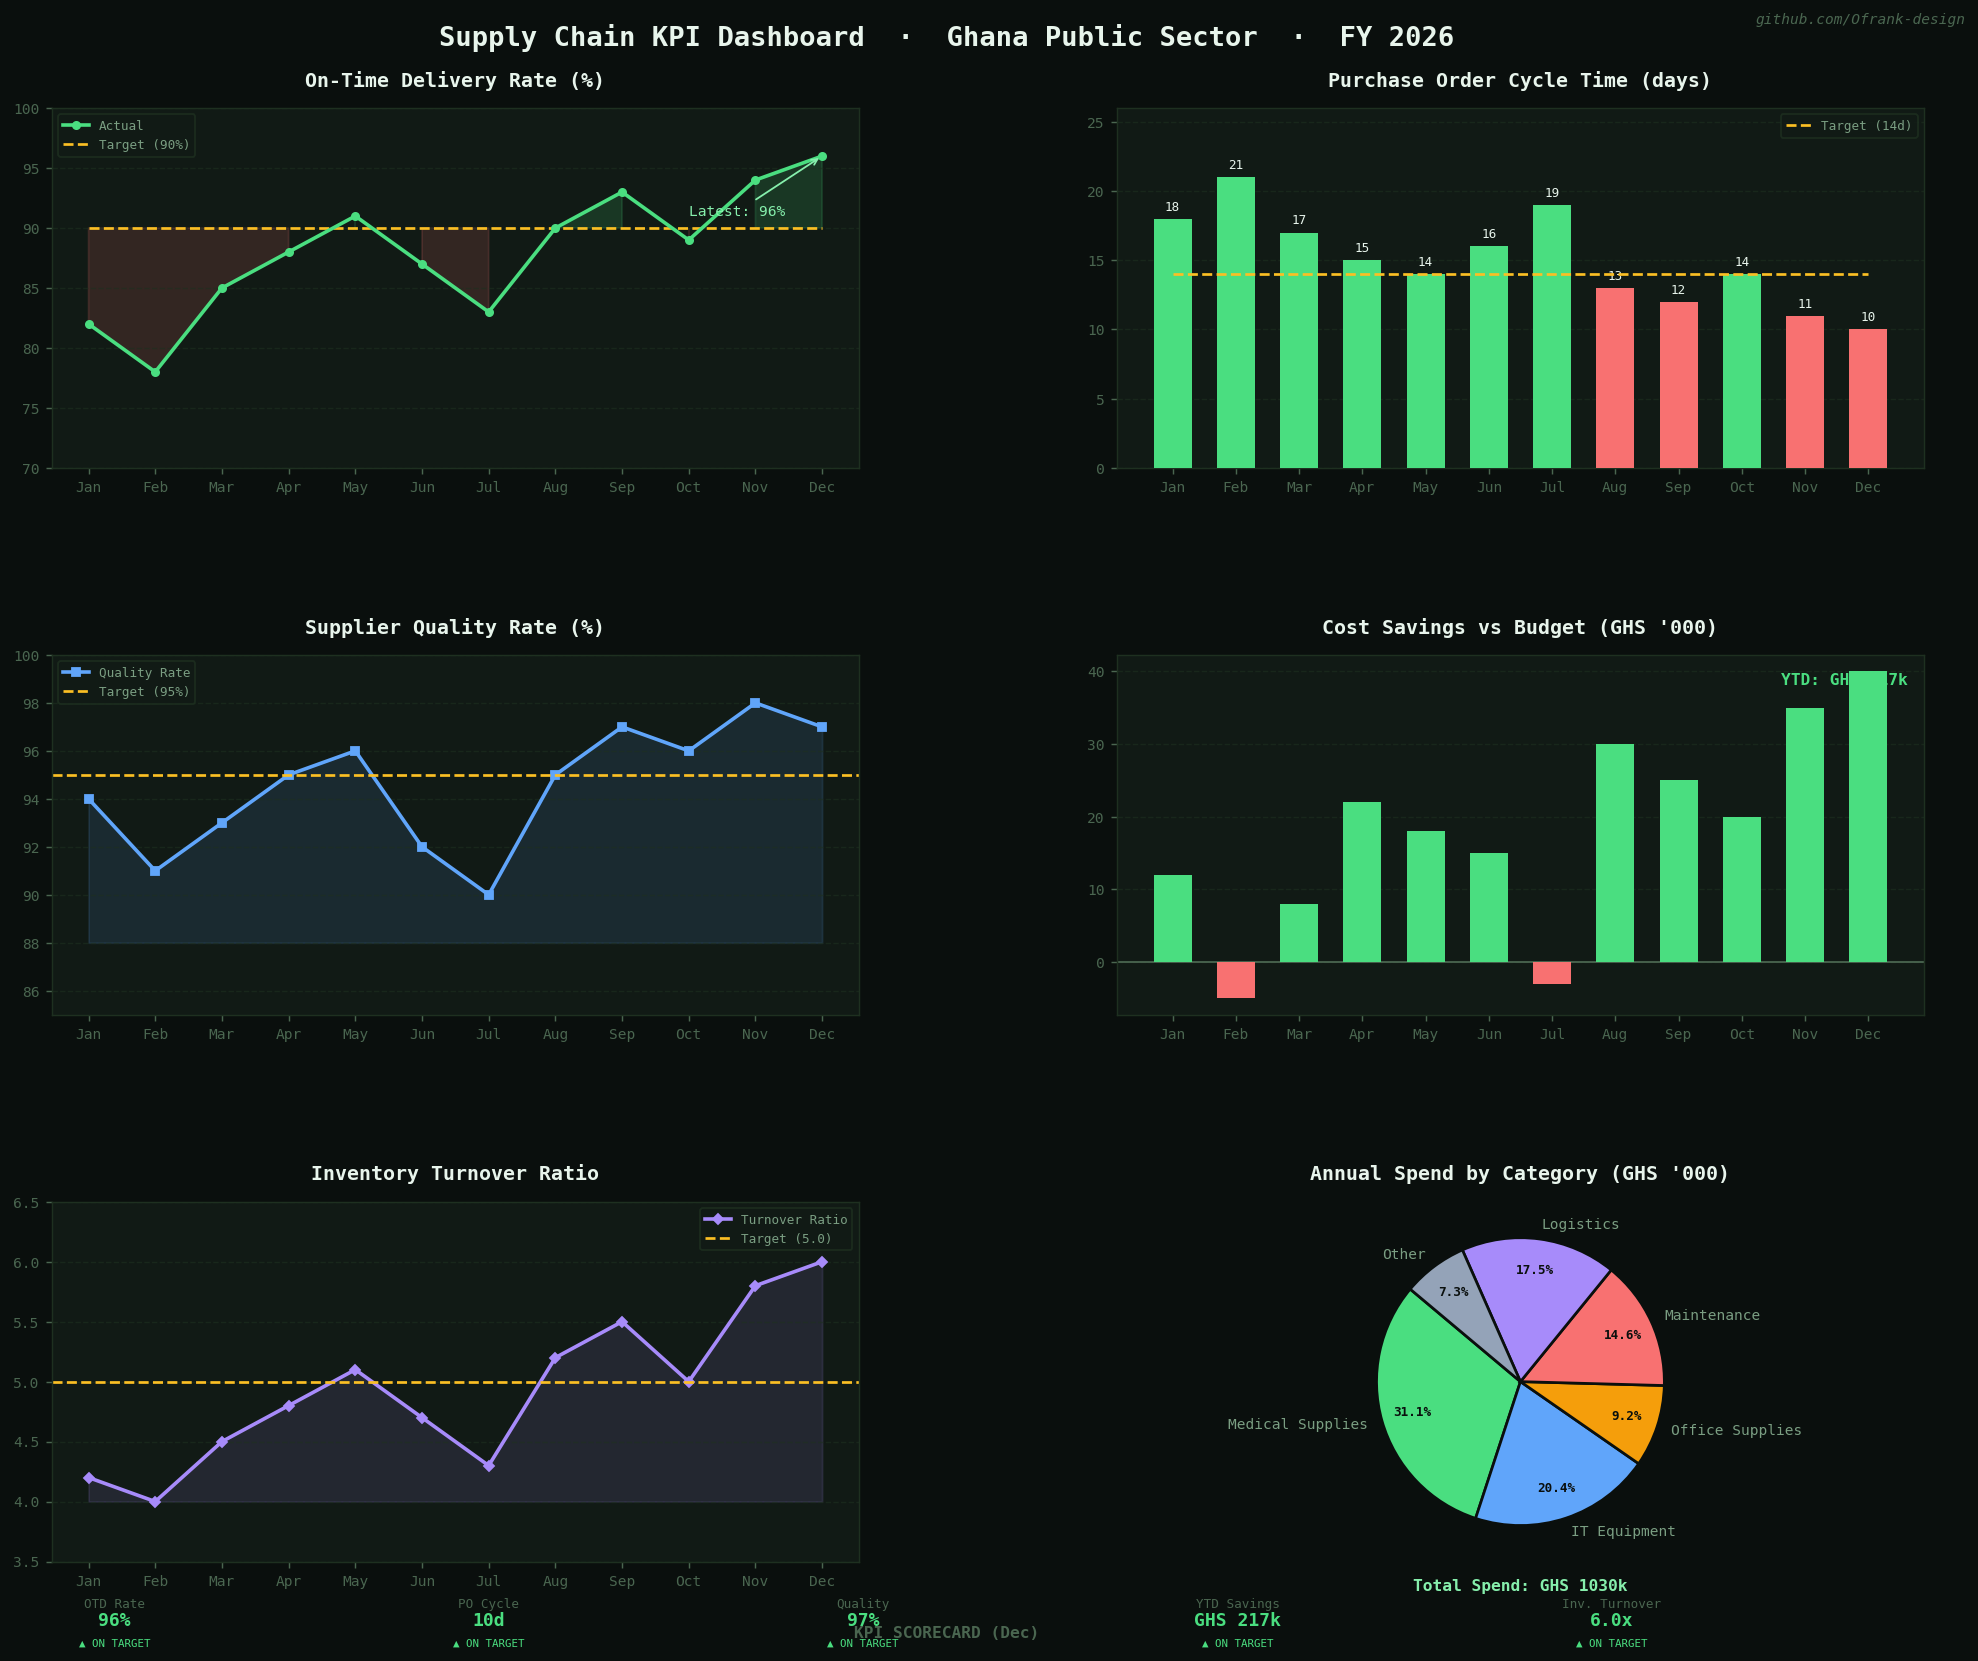

Generate this figure with Python:
"""
Supply Chain KPI Dashboard
Author: Frank Oduro — KSTU BSc Procurement & Supply Chain Management
Description: Visualises key supply chain KPIs using Python + matplotlib
             Sample data represents a typical Ghana public sector supply chain
"""

import matplotlib.pyplot as plt
import matplotlib.patches as mpatches
import numpy as np

# ─────────────────────────────────────────────
#  SAMPLE DATA  (replace with real CSV data)
# ─────────────────────────────────────────────

months = ["Jan", "Feb", "Mar", "Apr", "May", "Jun",
          "Jul", "Aug", "Sep", "Oct", "Nov", "Dec"]

# 1. On-Time Delivery Rate (%)
otd = [82, 78, 85, 88, 91, 87, 83, 90, 93, 89, 94, 96]
otd_target = [90] * 12

# 2. Purchase Order Cycle Time (days)
po_cycle = [18, 21, 17, 15, 14, 16, 19, 13, 12, 14, 11, 10]
po_target = [14] * 12

# 3. Supplier Quality Rate (%)
quality = [94, 91, 93, 95, 96, 92, 90, 95, 97, 96, 98, 97]

# 4. Cost Savings vs Budget (GHS '000)
savings = [12, -5, 8, 22, 18, 15, -3, 30, 25, 20, 35, 40]

# 5. Inventory Turnover Ratio
inv_turnover = [4.2, 4.0, 4.5, 4.8, 5.1, 4.7, 4.3, 5.2, 5.5, 5.0, 5.8, 6.0]

# 6. Spend by Category (GHS '000) — Pie chart
categories    = ["Medical Supplies", "IT Equipment", "Office Supplies",
                 "Maintenance", "Logistics", "Other"]
spend_values  = [320, 210, 95, 150, 180, 75]
colors_pie    = ["#4ade80", "#60a5fa", "#f59e0b", "#f87171", "#a78bfa", "#94a3b8"]

# ─────────────────────────────────────────────
#  STYLING
# ─────────────────────────────────────────────

plt.rcParams.update({
    "figure.facecolor":  "#0a0f0d",
    "axes.facecolor":    "#111a15",
    "axes.edgecolor":    "#1e3020",
    "axes.labelcolor":   "#7a9e82",
    "axes.titlecolor":   "#e8f5ec",
    "axes.titlesize":    11,
    "axes.titleweight":  "bold",
    "axes.titlepad":     12,
    "xtick.color":       "#4a6650",
    "ytick.color":       "#4a6650",
    "xtick.labelsize":   8,
    "ytick.labelsize":   8,
    "grid.color":        "#1e3020",
    "grid.linestyle":    "--",
    "grid.alpha":        0.6,
    "text.color":        "#e8f5ec",
    "font.family":       "monospace",
    "figure.dpi":        130,
})

ACCENT   = "#4ade80"
ACCENT2  = "#86efac"
RED      = "#f87171"
YELLOW   = "#fbbf24"
BLUE     = "#60a5fa"
PURPLE   = "#a78bfa"
DIM      = "#4a6650"

# ─────────────────────────────────────────────
#  FIGURE LAYOUT  (3 rows × 2 cols)
# ─────────────────────────────────────────────

fig = plt.figure(figsize=(16, 13))
fig.suptitle(
    "Supply Chain KPI Dashboard  ·  Ghana Public Sector  ·  FY 2026",
    fontsize=15, fontweight="bold", color="#e8f5ec", y=0.97
)
fig.text(0.99, 0.97, "github.com/Ofrank-design", ha="right",
         fontsize=8, color=DIM, style="italic")

gs = fig.add_gridspec(3, 2, hspace=0.52, wspace=0.32,
                      left=0.07, right=0.97, top=0.92, bottom=0.06)

ax1 = fig.add_subplot(gs[0, 0])
ax2 = fig.add_subplot(gs[0, 1])
ax3 = fig.add_subplot(gs[1, 0])
ax4 = fig.add_subplot(gs[1, 1])
ax5 = fig.add_subplot(gs[2, 0])
ax6 = fig.add_subplot(gs[2, 1])

x = np.arange(len(months))

# ── helper: colour bars by vs-target ──────────
def bar_colors(values, target):
    return [ACCENT if v >= target[0] else RED for v in values]

# ─────────────────────────────────────────────
#  CHART 1 — On-Time Delivery Rate
# ─────────────────────────────────────────────
ax1.plot(x, otd, color=ACCENT, linewidth=2, marker="o",
         markersize=4, label="Actual", zorder=3)
ax1.plot(x, otd_target, color=YELLOW, linewidth=1.5,
         linestyle="--", label="Target (90%)", zorder=2)
ax1.fill_between(x, otd, otd_target,
                 where=[v >= t for v, t in zip(otd, otd_target)],
                 alpha=0.15, color=ACCENT)
ax1.fill_between(x, otd, otd_target,
                 where=[v < t for v, t in zip(otd, otd_target)],
                 alpha=0.15, color=RED)
ax1.set_title("On-Time Delivery Rate (%)")
ax1.set_xticks(x); ax1.set_xticklabels(months)
ax1.set_ylim(70, 100)
ax1.legend(fontsize=7, facecolor="#111a15", edgecolor="#1e3020",
           labelcolor="#7a9e82")
ax1.grid(True, axis="y")
ax1.annotate(f"Latest: {otd[-1]}%", xy=(11, otd[-1]),
             xytext=(9, otd[-1]-5), color=ACCENT2, fontsize=8,
             arrowprops=dict(arrowstyle="->", color=ACCENT2, lw=1))

# ─────────────────────────────────────────────
#  CHART 2 — PO Cycle Time
# ─────────────────────────────────────────────
bar_c = bar_colors(po_cycle, po_target)
bars = ax2.bar(x, po_cycle, color=bar_c, width=0.6, zorder=3)
ax2.plot(x, po_target, color=YELLOW, linewidth=1.5,
         linestyle="--", label="Target (14d)", zorder=4)
ax2.set_title("Purchase Order Cycle Time (days)")
ax2.set_xticks(x); ax2.set_xticklabels(months)
ax2.set_ylim(0, 26)
ax2.legend(fontsize=7, facecolor="#111a15", edgecolor="#1e3020",
           labelcolor="#7a9e82")
ax2.grid(True, axis="y")
for bar, val in zip(bars, po_cycle):
    ax2.text(bar.get_x() + bar.get_width()/2, bar.get_height() + 0.4,
             str(val), ha="center", va="bottom", fontsize=7,
             color="#e8f5ec")

# ─────────────────────────────────────────────
#  CHART 3 — Supplier Quality Rate
# ─────────────────────────────────────────────
ax3.plot(x, quality, color=BLUE, linewidth=2, marker="s",
         markersize=4, label="Quality Rate")
ax3.fill_between(x, quality, 88, alpha=0.12, color=BLUE)
ax3.axhline(95, color=YELLOW, linestyle="--", linewidth=1.5,
            label="Target (95%)")
ax3.set_title("Supplier Quality Rate (%)")
ax3.set_xticks(x); ax3.set_xticklabels(months)
ax3.set_ylim(85, 100)
ax3.legend(fontsize=7, facecolor="#111a15", edgecolor="#1e3020",
           labelcolor="#7a9e82")
ax3.grid(True, axis="y")

# ─────────────────────────────────────────────
#  CHART 4 — Cost Savings vs Budget
# ─────────────────────────────────────────────
colors_savings = [ACCENT if v >= 0 else RED for v in savings]
bars4 = ax4.bar(x, savings, color=colors_savings, width=0.6, zorder=3)
ax4.axhline(0, color=DIM, linewidth=1)
ax4.set_title("Cost Savings vs Budget (GHS '000)")
ax4.set_xticks(x); ax4.set_xticklabels(months)
ax4.grid(True, axis="y")
total_savings = sum(savings)
ax4.text(0.98, 0.95, f"YTD: GHS {total_savings}k",
         transform=ax4.transAxes, ha="right", va="top",
         fontsize=9, color=ACCENT if total_savings >= 0 else RED,
         fontweight="bold")

# ─────────────────────────────────────────────
#  CHART 5 — Inventory Turnover
# ─────────────────────────────────────────────
ax5.plot(x, inv_turnover, color=PURPLE, linewidth=2,
         marker="D", markersize=4, label="Turnover Ratio")
ax5.fill_between(x, inv_turnover, 4.0, alpha=0.12, color=PURPLE)
ax5.axhline(5.0, color=YELLOW, linestyle="--", linewidth=1.5,
            label="Target (5.0)")
ax5.set_title("Inventory Turnover Ratio")
ax5.set_xticks(x); ax5.set_xticklabels(months)
ax5.set_ylim(3.5, 6.5)
ax5.legend(fontsize=7, facecolor="#111a15", edgecolor="#1e3020",
           labelcolor="#7a9e82")
ax5.grid(True, axis="y")

# ─────────────────────────────────────────────
#  CHART 6 — Spend by Category (Pie)
# ─────────────────────────────────────────────
wedges, texts, autotexts = ax6.pie(
    spend_values,
    labels=categories,
    colors=colors_pie,
    autopct="%1.1f%%",
    startangle=140,
    pctdistance=0.78,
    wedgeprops=dict(linewidth=1.5, edgecolor="#0a0f0d")
)
for t in texts:
    t.set_fontsize(8); t.set_color("#7a9e82")
for at in autotexts:
    at.set_fontsize(7); at.set_color("#0a0f0d"); at.set_fontweight("bold")
ax6.set_title("Annual Spend by Category (GHS '000)")
total_spend = sum(spend_values)
ax6.text(0, -1.45, f"Total Spend: GHS {total_spend}k",
         ha="center", fontsize=9, color=ACCENT2, fontweight="bold")

# ─────────────────────────────────────────────
#  SCORECARD ROW  (text annotations at bottom)
# ─────────────────────────────────────────────
scorecard = [
    ("OTD Rate",     f"{otd[-1]}%",        otd[-1] >= 90),
    ("PO Cycle",     f"{po_cycle[-1]}d",   po_cycle[-1] <= 14),
    ("Quality",      f"{quality[-1]}%",    quality[-1] >= 95),
    ("YTD Savings",  f"GHS {total_savings}k", total_savings >= 0),
    ("Inv. Turnover",f"{inv_turnover[-1]}x", inv_turnover[-1] >= 5.0),
]

fig.text(0.5, 0.015, "KPI SCORECARD (Dec)",
         ha="center", fontsize=9, color=DIM, fontweight="bold")
for i, (label, value, ok) in enumerate(scorecard):
    xpos = 0.1 + i * 0.18
    color = ACCENT if ok else RED
    status = "▲ ON TARGET" if ok else "▼ BELOW"
    fig.text(xpos, 0.033, label,   ha="center", fontsize=7,  color=DIM)
    fig.text(xpos, 0.022, value,   ha="center", fontsize=10, color=color, fontweight="bold")
    fig.text(xpos, 0.010, status,  ha="center", fontsize=6,  color=color)

plt.savefig("scm_kpi_dashboard.png", dpi=130,
            bbox_inches="tight", facecolor="#0a0f0d")
print("✅ Dashboard saved as scm_kpi_dashboard.png")
plt.show()
